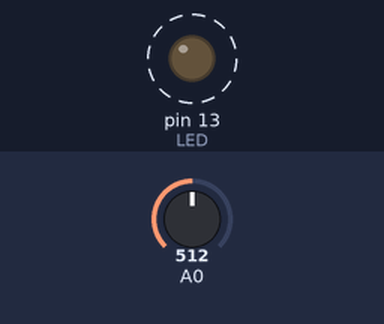
Bench run of a sketch on a simulated Arduino Uno, built with avr-gcc and run on an emulated ATmega328P. Parts: output pins drawn as LEDs (lit = HIGH). Dashed ring = blinking. The test bench sets the inputs (shaded band); at power-on: A0 = 512.

Above: at 1.8 s.
1.9 s: A0 set to 0
At 2.8 s:
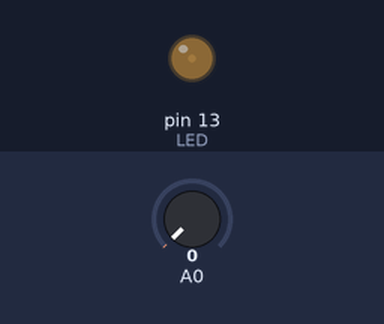
3.6 s: A0 set to 122
At 3.9 s:
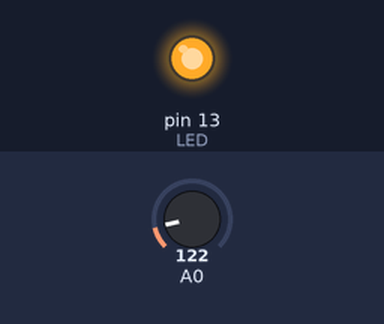
Timing chart, 0 to 13.1 s (numbered marks = the images above; inputs shaded):
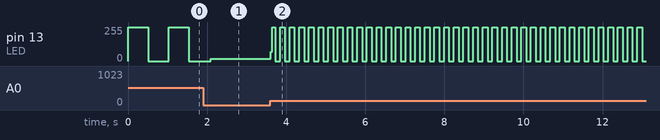

The sketch:

sensor.ino
```cpp
// sensor.ino
const int LED = 13;
int rest = 0;
void setup() {
  pinMode(LED, OUTPUT);
}

void loop() {
  rest = analogRead(0);
  digitalWrite(LED, HIGH);
  delay(rest);
  digitalWrite(LED, LOW);
  delay(rest);
}
```

Measured:
- after the input at 3.6 s, pin 13 (LED): 16/255 → 68/255 at once, then moves between 0/255 and 255/255, repeating every 0.24 s
- by itself, pin 13 (LED): alternates 255/255 for 0.51 s and 0/255 for 0.51 s
